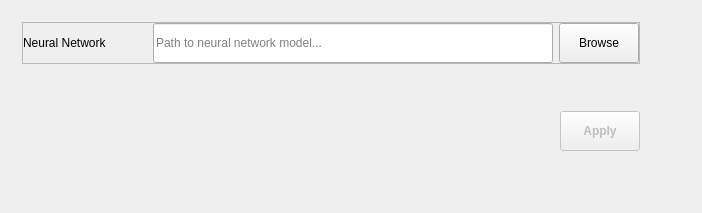
             <widget class="QWidget" name="tab_neuralNet">
              <attribute name="icon">
               <iconset resource="ressources.qrc">
                <normaloff>:/icons/icons/nn.png</normaloff>:/icons/icons/nn.png</iconset>
              </attribute>
              <attribute name="title">
               <string>Neural Network</string>
              </attribute>
              <layout class="QGridLayout" name="gridLayout_4">
               <item row="0" column="0">
                <widget class="QFrame" name="frame_nn_options">
                 <property name="styleSheet">
                  <string notr="true"/>
                 </property>
                 <property name="frameShape">
                  <enum>QFrame::NoFrame</enum>
                 </property>
                 <property name="frameShadow">
                  <enum>QFrame::Raised</enum>
                 </property>
                 <layout class="QVBoxLayout" name="verticalLayout_17">
                  <property name="spacing">
                   <number>7</number>
                  </property>
                  <property name="leftMargin">
                   <number>11</number>
                  </property>
                  <property name="topMargin">
                   <number>11</number>
                  </property>
                  <property name="rightMargin">
                   <number>11</number>
                  </property>
                  <property name="bottomMargin">
                   <number>11</number>
                  </property>
                  <item>
                   <widget class="QFrame" name="frame_nn_info">
                    <property name="minimumSize">
                     <size>
                      <width>0</width>
                      <height>30</height>
                     </size>
                    </property>
                    <property name="maximumSize">
                     <size>
                      <width>16777215</width>
                      <height>60</height>
                     </size>
                    </property>
                    <property name="frameShape">
                     <enum>QFrame::StyledPanel</enum>
                    </property>
                    <property name="frameShadow">
                     <enum>QFrame::Raised</enum>
                    </property>
                    <layout class="QHBoxLayout" name="horizontalLayout_36">
                     <property name="leftMargin">
                      <number>0</number>
                     </property>
                     <property name="topMargin">
                      <number>0</number>
                     </property>
                     <property name="rightMargin">
                      <number>0</number>
                     </property>
                     <property name="bottomMargin">
                      <number>0</number>
                     </property>
                     <item>
                      <widget class="QLabel" name="label_nn">
                       <property name="text">
                        <string>Neural Network</string>
                       </property>
                      </widget>
                     </item>
                     <item>
                      <spacer name="horizontalSpacer_56">
                       <property name="orientation">
                        <enum>Qt::Horizontal</enum>
                       </property>
                       <property name="sizeHint" stdset="0">
                        <size>
                         <width>40</width>
                         <height>20</height>
                        </size>
                       </property>
                      </spacer>
                     </item>
                     <item>
                      <widget class="QLineEdit" name="lineEdit_nn">
                       <property name="sizePolicy">
                        <sizepolicy hsizetype="Expanding" vsizetype="Expanding">
                         <horstretch>0</horstretch>
                         <verstretch>0</verstretch>
                        </sizepolicy>
                       </property>
                       <property name="minimumSize">
                        <size>
                         <width>400</width>
                         <height>40</height>
                        </size>
                       </property>
                       <property name="maximumSize">
                        <size>
                         <width>16777215</width>
                         <height>40</height>
                        </size>
                       </property>
                       <property name="toolTip">
                        <string>Enter your user ID (first letter of first name + first letter of last name)</string>
                       </property>
                       <property name="styleSheet">
                        <string notr="true"/>
                       </property>
                       <property name="inputMask">
                        <string/>
                       </property>
                       <property name="text">
                        <string/>
                       </property>
                       <property name="maxLength">
                        <number>32767</number>
                       </property>
                       <property name="echoMode">
                        <enum>QLineEdit::Normal</enum>
                       </property>
                       <property name="cursorPosition">
                        <number>0</number>
                       </property>
                       <property name="readOnly">
                        <bool>true</bool>
                       </property>
                       <property name="placeholderText">
                        <string>Path to neural network model...</string>
                       </property>
                      </widget>
                     </item>
                     <item>
                      <widget class="QPushButton" name="btn_browse_nn">
                       <property name="enabled">
                        <bool>true</bool>
                       </property>
                       <property name="minimumSize">
                        <size>
                         <width>70</width>
                         <height>40</height>
                        </size>
                       </property>
                       <property name="maximumSize">
                        <size>
                         <width>16777215</width>
                         <height>40</height>
                        </size>
                       </property>
                       <property name="text">
                        <string>Browse</string>
                       </property>
                      </widget>
                     </item>
                    </layout>
                   </widget>
                  </item>
                  <item>
                   <spacer name="verticalSpacer_13">
                    <property name="orientation">
                     <enum>Qt::Vertical</enum>
                    </property>
                    <property name="sizeHint" stdset="0">
                     <size>
                      <width>20</width>
                      <height>40</height>
                     </size>
                    </property>
                   </spacer>
                  </item>
                  <item>
                   <widget class="QFrame" name="frame_apply_nn">
                    <property name="minimumSize">
                     <size>
                      <width>0</width>
                      <height>30</height>
                     </size>
                    </property>
                    <property name="maximumSize">
                     <size>
                      <width>16777215</width>
                      <height>60</height>
                     </size>
                    </property>
                    <property name="frameShape">
                     <enum>QFrame::NoFrame</enum>
                    </property>
                    <property name="frameShadow">
                     <enum>QFrame::Raised</enum>
                    </property>
                    <layout class="QHBoxLayout" name="horizontalLayout_37">
                     <property name="leftMargin">
                      <number>0</number>
                     </property>
                     <property name="topMargin">
                      <number>0</number>
                     </property>
                     <property name="rightMargin">
                      <number>0</number>
                     </property>
                     <property name="bottomMargin">
                      <number>0</number>
                     </property>
                     <item>
                      <spacer name="horizontalSpacer_57">
                       <property name="orientation">
                        <enum>Qt::Horizontal</enum>
                       </property>
                       <property name="sizeHint" stdset="0">
                        <size>
                         <width>40</width>
                         <height>20</height>
                        </size>
                       </property>
                      </spacer>
                     </item>
                     <item>
                      <widget class="QPushButton" name="btn_apply_nn">
                       <property name="enabled">
                        <bool>false</bool>
                       </property>
                       <property name="minimumSize">
                        <size>
                         <width>70</width>
                         <height>40</height>
                        </size>
                       </property>
                       <property name="styleSheet">
                        <string notr="true">font:bold;</string>
                       </property>
                       <property name="text">
                        <string>Apply</string>
                       </property>
                      </widget>
                     </item>
                    </layout>
                   </widget>
                  </item>
                 </layout>
                </widget>
               </item>
               <item row="0" column="1">
                <spacer name="horizontalSpacer_58">
                 <property name="orientation">
                  <enum>Qt::Horizontal</enum>
                 </property>
                 <property name="sizeHint" stdset="0">
                  <size>
                   <width>40</width>
                   <height>20</height>
                  </size>
                 </property>
                </spacer>
               </item>
               <item row="1" column="0">
                <spacer name="verticalSpacer_7">
                 <property name="orientation">
                  <enum>Qt::Vertical</enum>
                 </property>
                 <property name="sizeHint" stdset="0">
                  <size>
                   <width>20</width>
                   <height>40</height>
                  </size>
                 </property>
                </spacer>
               </item>
              </layout>
             </widget>
